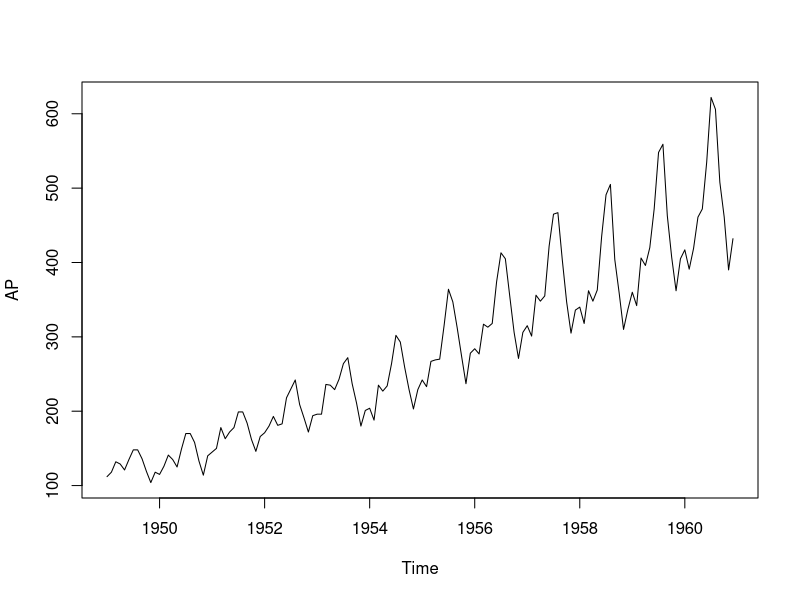
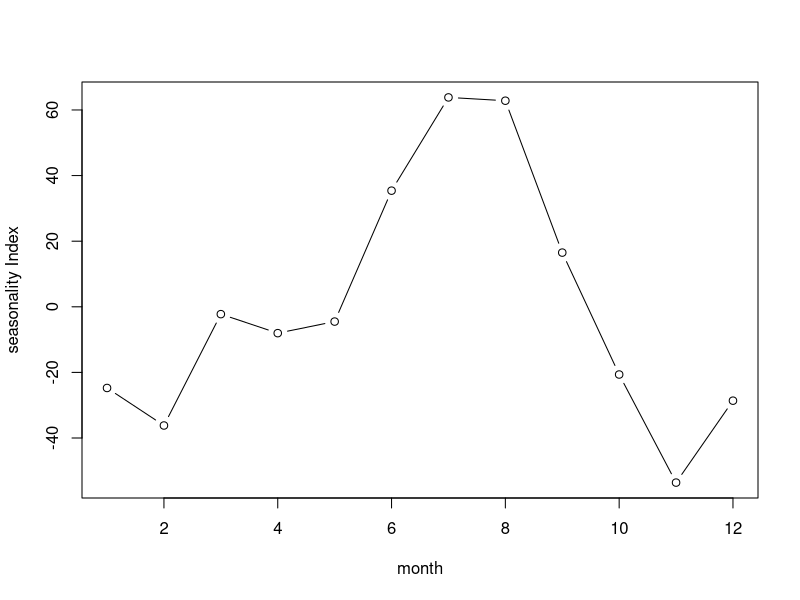
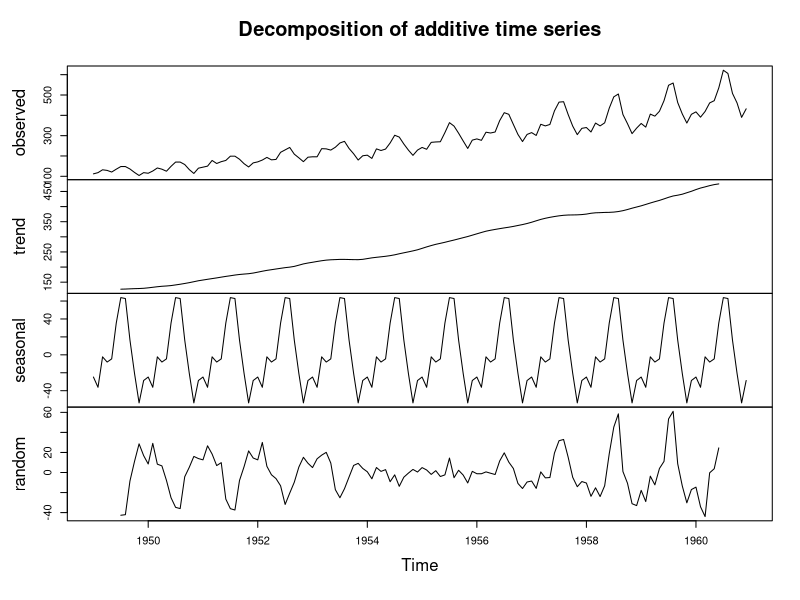
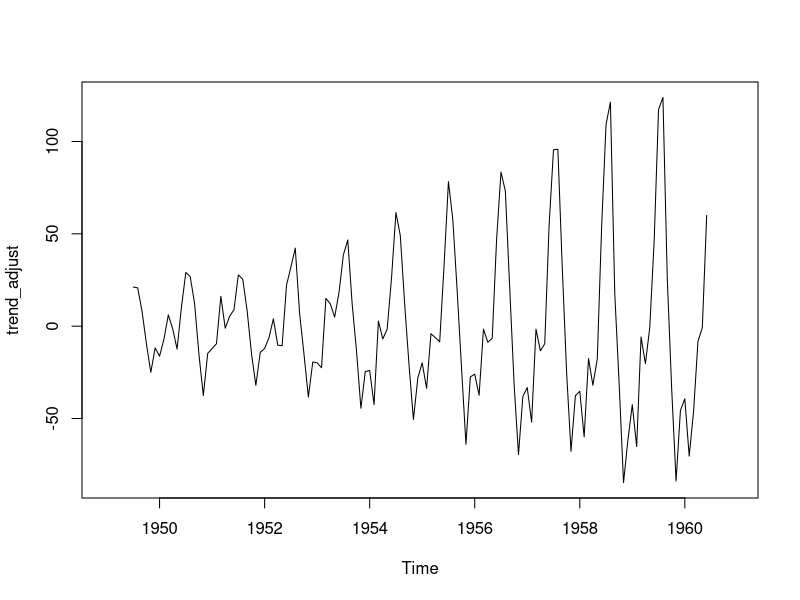
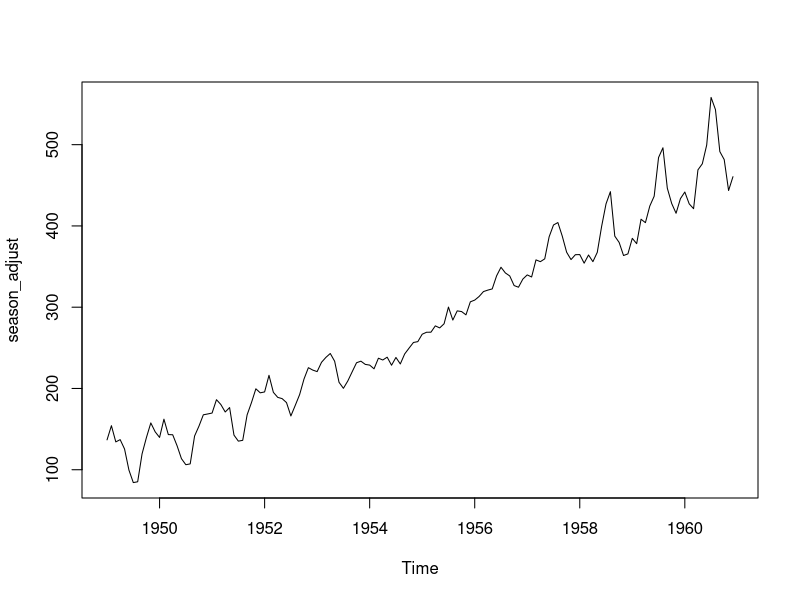

R code for these plots, in order:
data("AirPassengers")
AP=AirPassengers
str(AP)
head(AP)
ts(AP,frequency=12,start=c(1949,1))
plot(AP)
decomp=decompose(AP)
decomp$figure
plot(decomp$figure,type='b',xlab="month",ylab="seasonality Index")
plot(decomp)
decomp$trend
trend_adjust=AP-decomp$trend
plot(trend_adjust)
season_adjust=AP-decomp$seasonal
plot(season_adjust)
